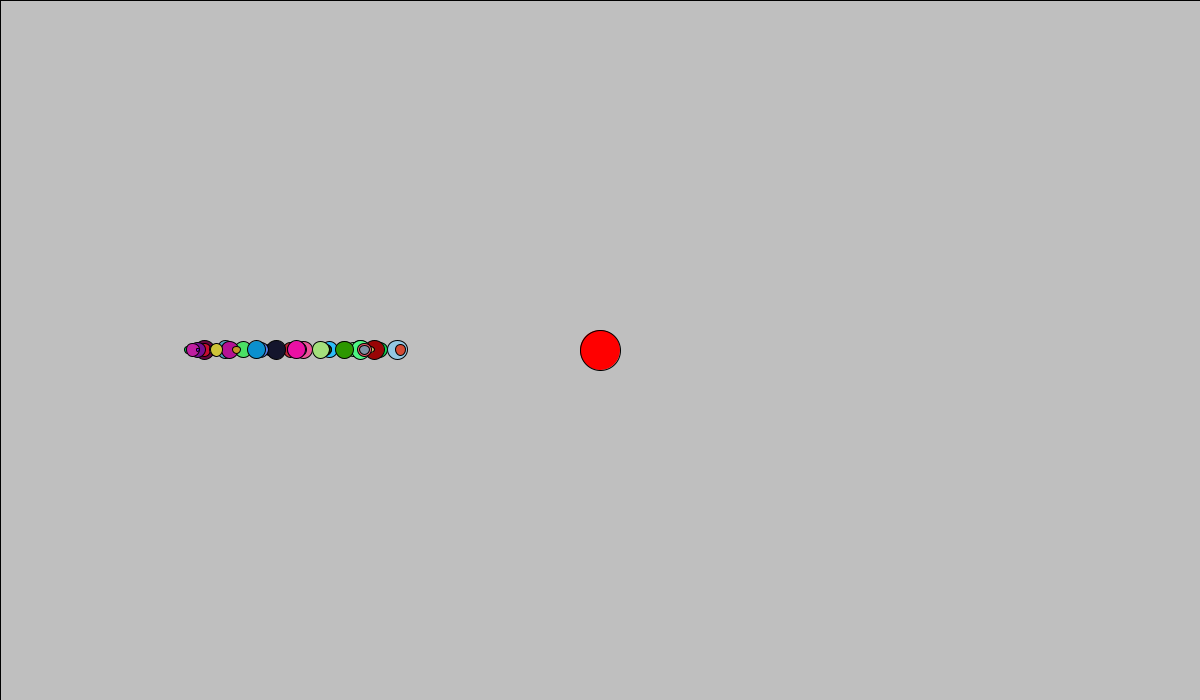
Frame 1 (no input)
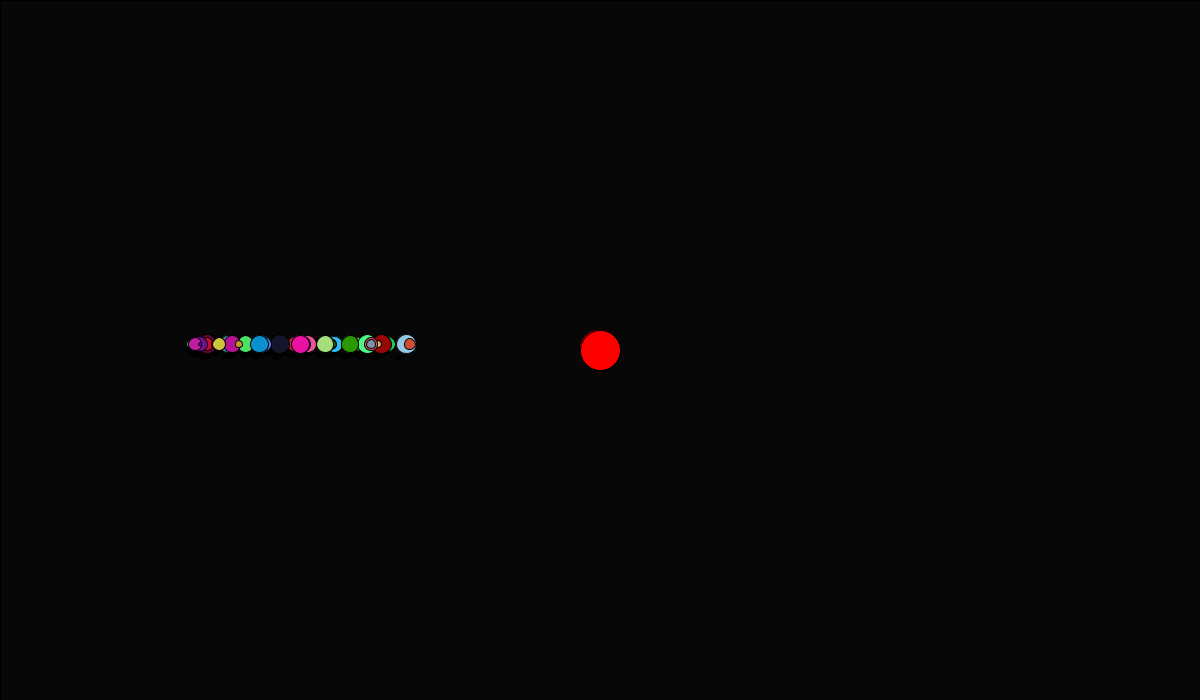
Frame 60 (the mouse pressed at the canvas centre just before this capture)
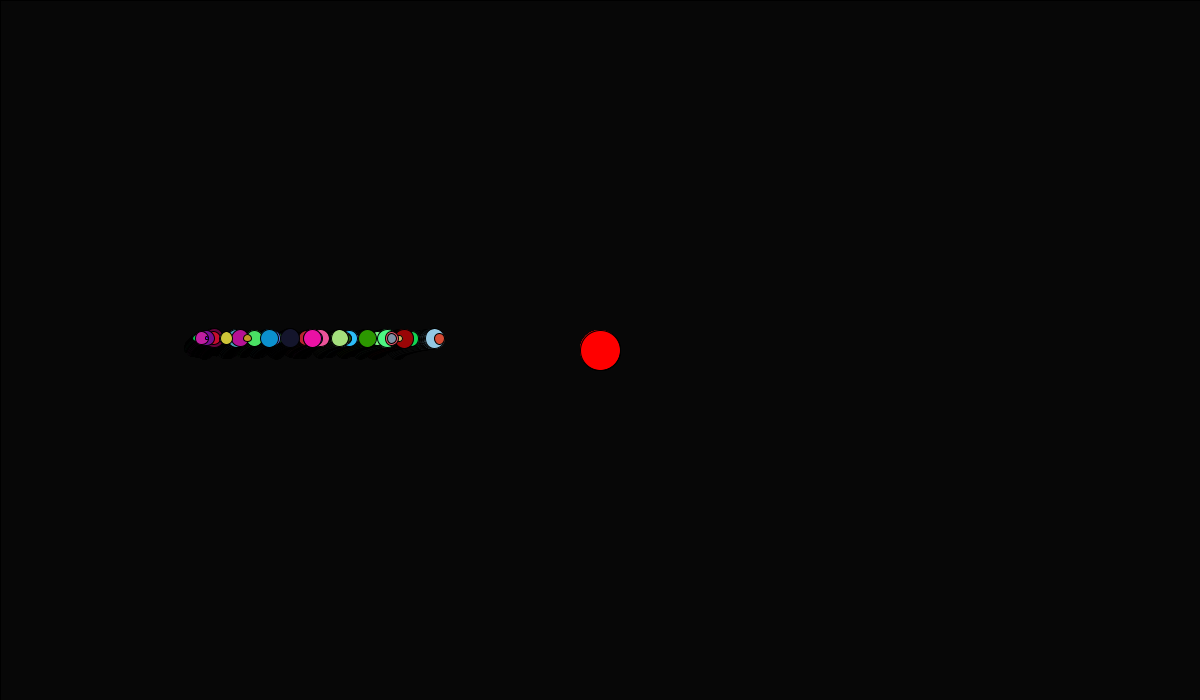
Frame 120 (the mouse held since frame 60 and released just before this capture)

The Processing sketch that drew these frames (run headless with seeded random() and noise(); from frame 60 on, the mouse is pressed at the canvas centre):

// Processing sketch: Forces
// ── Forces.pde
final float C = 0.001;
Mover[] moverArray;
//Liquid  liquid;
Attractor attractor;
int count = 0;
PVector windEast;
PVector windWest;

float v = -0.1;
float x = width/4;

void setup(){
    size(1200, 700);
    smooth();
    ellipseMode(CENTER);

    x = width / 4;
    moverArray = new Mover[100];
    count = 50;
    for(int i = 0; i < count; i++){
        
        moverArray[i] = new Mover(x, v);
    }

    windEast= new PVector(-0.01, 0);
    windWest= new PVector(0.01, 0);

    attractor = new Attractor(width/2, height/2, 20);


    //liquid = new Liquid(0, height/4, width, height/4, 0.2, color(32, 32, 255, 64));
}

void draw(){
    fill(0, 16);
    rect(0, 0, width, height);
    
    attractor.display();

    for(int i = 0; i < count; i++){
        
        /*PVector gravity  = new PVector(0, 0.1 * moverArray[i].mass);
        PVector friction = moverArray[i].velocity.get();
        friction.mult(-1);
        friction.normalize();
        friction.mult(C);
        moverArray[i].applyForce(friction);
        moverArray[i].applyForce(gravity);
        

        if(moverArray[i].isInside(liquid)){
            moverArray[i].drag(liquid);
        }
        */

        PVector attraction = attractor.attract(moverArray[i]);

        moverArray[i].applyForce(attraction);

        moverArray[i].update();
        moverArray[i].display();
    }
}

void keyPressed(){
    if(CODED == key){
        if(LEFT == keyCode){
            x -= 1;
        }else if(RIGHT == keyCode){
            x += 1;
        }

        if(UP == keyCode){
            v -= 0.1;
        }else if(DOWN == keyCode){
            v += 0.1;
        }

        println("x:"+x+", v:"+v);
    }

    if('r' == key){
        
        for(int i = 0; i < count; i++){
            
            moverArray[i] = new Mover(x, v);
        }
    }
}

// ── Attractor.pde
class Attractor{
    final float G = 10;
    PVector location;
    float mass;

    Attractor(float x, float y, float mass){
        location = new PVector(x, y);
        this.mass = mass;
    }

    void display(){
        stroke(0);
        fill(#FF0000);
        ellipse(location.x, location.y, mass*2, mass*2);
    }

    PVector attract(Mover m){
        PVector force = PVector.sub(location, m.location);
        float distance = force.mag();
        float strenth = (G * mass * m.mass) / (distance * distance);
        force.normalize();
        force.mult(strenth);

        return force;
    }
}

// ── Liquid.pde
class Liquid{
    float x;
    float y;
    float w;
    float h;
    float c;
    color _color;

    Liquid(float x, float y, float w, float h, float c, color rgb){
        this.x = x;
        this.y = y;
        this.w = w;
        this.h = h;
        this.c = c;

        _color = rgb;
    }

    void display(){
        noStroke();
        fill(_color);
        rect(x, y, w, h);
    }
}

// ── Mover.pde
class Mover{
    PVector location;
    PVector velocity;
    PVector acceleration;

    color _color;
    float mass;
    float radius;

    Mover(float x, float v){
        location = new PVector(x+random(-width/10, width/10), height/2);
        velocity = new PVector(0, v);
        acceleration = new PVector(0, 0);
        mass = random(1.0, 10.0);
        radius = 2 * mass;
        _color = color(random(255), random(255), random(255));
    }

    void update(){

        velocity.add(acceleration);
        location.add(velocity);
        _constraint();

        acceleration.mult(0);
    }

    void display(){
        fill(_color);
        ellipse(location.x, location.y, radius, radius);
    }

    void applyForce(PVector force){
        PVector f = PVector.div(force, mass);
        acceleration.add(f);
    }

    void drag(Liquid l){
        float speed = velocity.mag();
        float dragMagnitude = l.c * speed * speed;

        PVector drag = velocity.get();
        drag.mult(-1);
        drag.normalize();
        drag.mult(dragMagnitude);

        applyForce(drag);
    }

    boolean isInside(Liquid l){
        if(location.x > l.x && location.x < (l.x + l.w) &&
            location.y > l.y && location.y < (l.y + l.h)){
            return true;
        }else{
            return false;
        }
    }

    void _constraint(){
    /*
        if(location.x > (width - radius/2)){
            location.x = width - radius/2;
            velocity.x *= -0.95;
        }else if(location.x < radius/2){
            location.x = radius/2;
            velocity.x *= -0.95;
        }

        if(location.y > (height - radius/2)){
            location.y = height - radius/2;
            velocity.y *= -0.95;
        }
        */
    }

    void _limit(float max){
        if(velocity.mag() > max){
            velocity.normalize();
            velocity.mult(max);
        }
    }

}
